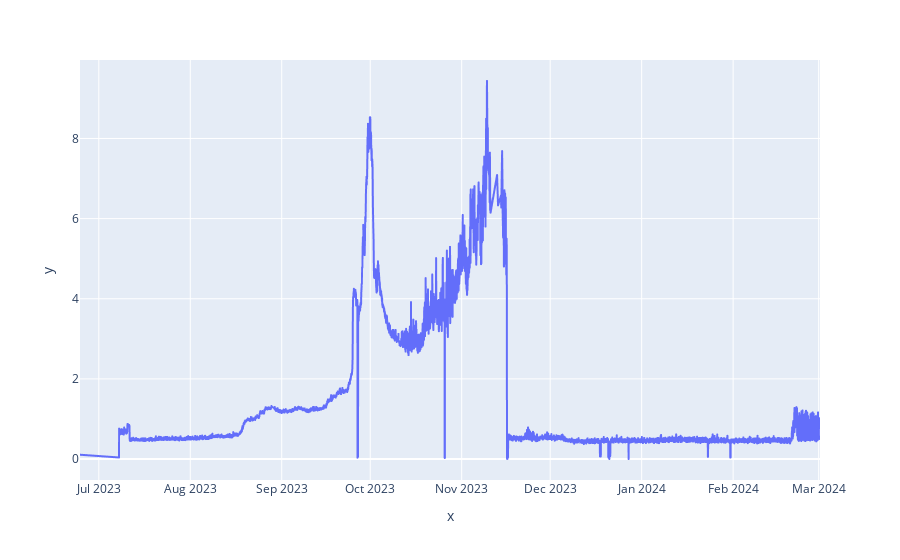

The code cell stored with this chart in its notebook:
### Code cell
fig = px.line(y = df_nga['NGA'], x = df_nga['value_created_at'])
fig.show()

### Figure 1 — Plotly figure (JSON) as saved in the notebook; plotly's stock layout.template omitted (floating-point values rounded to 4 significant figures; data arrays with more than 128 entries replaced by an {"elided": "..."} marker saying what was removed)
{"data": [{"hovertemplate": "x=%{x}<br>y=%{y}<extra></extra>", "legendgroup": "", "line": {"color": "#636efa", "dash": "solid"}, "marker": {"symbol": "circle"}, "mode": "lines", "name": "", "showlegend": false, "type": "scattergl", "x": {"elided": "5704 str values"}, "xaxis": "x", "y": {"elided": "5704 float values"}, "yaxis": "y"}], "layout": {"autosize": true, "legend": {"tracegroupgap": 0}, "margin": {"t": 60}, "xaxis": {"anchor": "y", "autorange": true, "domain": [0, 1], "range": ["2023-06-24 15:05:48", "2024-03-01 10:40"], "title": {"text": "x"}, "type": "date"}, "yaxis": {"anchor": "x", "autorange": true, "domain": [0, 1], "range": [-0.523, 9.958], "title": {"text": "y"}, "type": "linear"}}}
